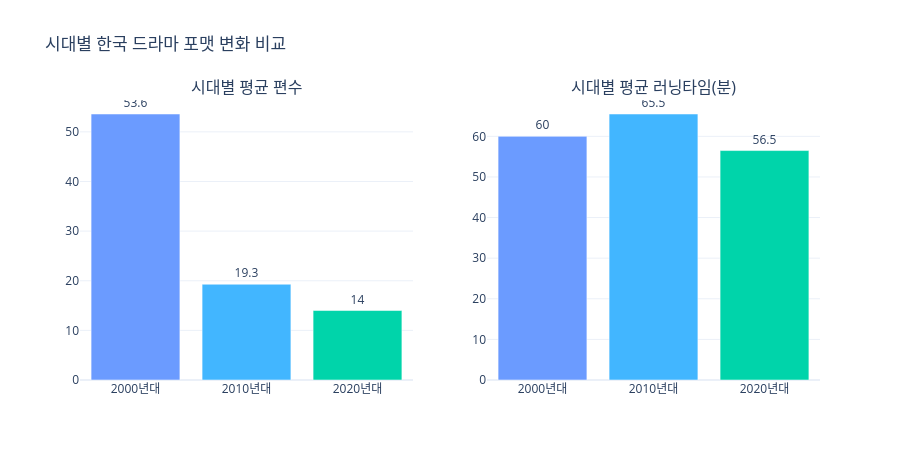

Notebook code for this chart:
### Markdown cell above
## 11. 시각화 — 시대별 평균 비교 바차트

### Code cell
def plot_era_comparison(df: pd.DataFrame) -> None:
    era_summary = (
        df.groupby('era')
        .agg(
            avg_episodes=('episodes',    'mean'),
            avg_runtime =('runtime_min', 'mean')
        )
        .round(1)
        .reset_index()
    )

    era_order  = ['2000년대', '2010년대', '2020년대']
    era_colors = ['#6B9BFF', '#42B6FF', '#00D4AA']

    era_summary = era_summary.set_index('era').reindex(era_order).reset_index()

    fig = make_subplots(rows=1, cols=2, subplot_titles=['시대별 평균 편수', '시대별 평균 러닝타임(분)'])

    fig.add_trace(go.Bar(
        x=era_summary['era'],
        y=era_summary['avg_episodes'],
        marker_color=era_colors,
        text=era_summary['avg_episodes'],
        textposition='outside',
        showlegend=False
    ), row=1, col=1)

    fig.add_trace(go.Bar(
        x=era_summary['era'],
        y=era_summary['avg_runtime'],
        marker_color=era_colors,
        text=era_summary['avg_runtime'],
        textposition='outside',
        showlegend=False
    ), row=1, col=2)

    fig.update_layout(
        title='시대별 한국 드라마 포맷 변화 비교',
        template='plotly_white',
        height=460
    )
    fig.show()

    print('\n=== 시대별 평균 요약 ===')
    display(era_summary)

plot_era_comparison(df)

### Figure 1 — Plotly figure (JSON) as saved in the notebook; plotly's stock layout.template omitted (floating-point values rounded to 4 significant figures)
{"data": [{"marker": {"color": ["#6B9BFF", "#42B6FF", "#00D4AA"]}, "showlegend": false, "text": [53.6, 19.3, 14.0], "textposition": "outside", "type": "bar", "x": ["2000년대", "2010년대", "2020년대"], "xaxis": "x", "y": [53.6, 19.3, 14.0], "yaxis": "y"}, {"marker": {"color": ["#6B9BFF", "#42B6FF", "#00D4AA"]}, "showlegend": false, "text": [60.0, 65.5, 56.5], "textposition": "outside", "type": "bar", "x": ["2000년대", "2010년대", "2020년대"], "xaxis": "x2", "y": [60.0, 65.5, 56.5], "yaxis": "y2"}], "layout": {"annotations": [{"font": {"size": 16}, "showarrow": false, "text": "시대별 평균 편수", "x": 0.225, "xanchor": "center", "xref": "paper", "y": 1, "yanchor": "bottom", "yref": "paper"}, {"font": {"size": 16}, "showarrow": false, "text": "시대별 평균 러닝타임(분)", "x": 0.775, "xanchor": "center", "xref": "paper", "y": 1, "yanchor": "bottom", "yref": "paper"}], "height": 460, "title": {"text": "시대별 한국 드라마 포맷 변화 비교"}, "xaxis": {"anchor": "y", "domain": [0, 0.45]}, "xaxis2": {"anchor": "y2", "domain": [0.55, 1]}, "yaxis": {"anchor": "x", "domain": [0, 1]}, "yaxis2": {"anchor": "x2", "domain": [0, 1]}}}
